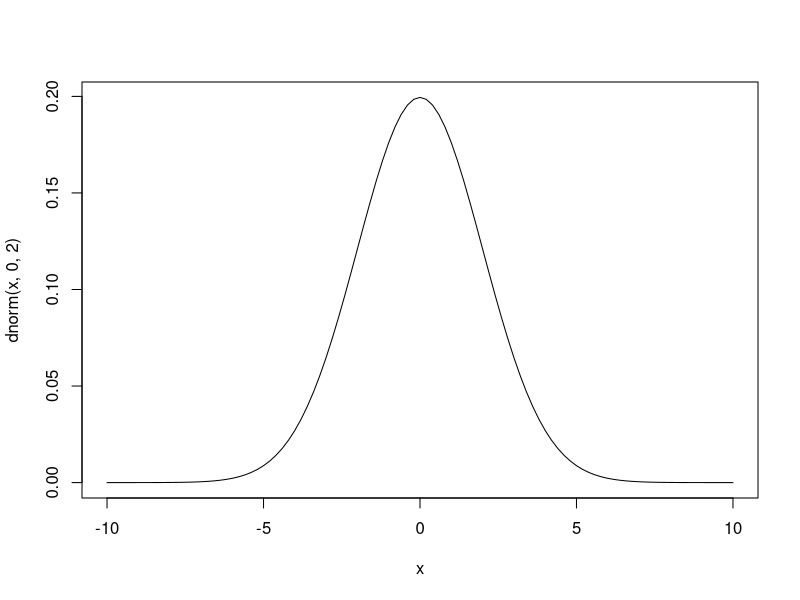
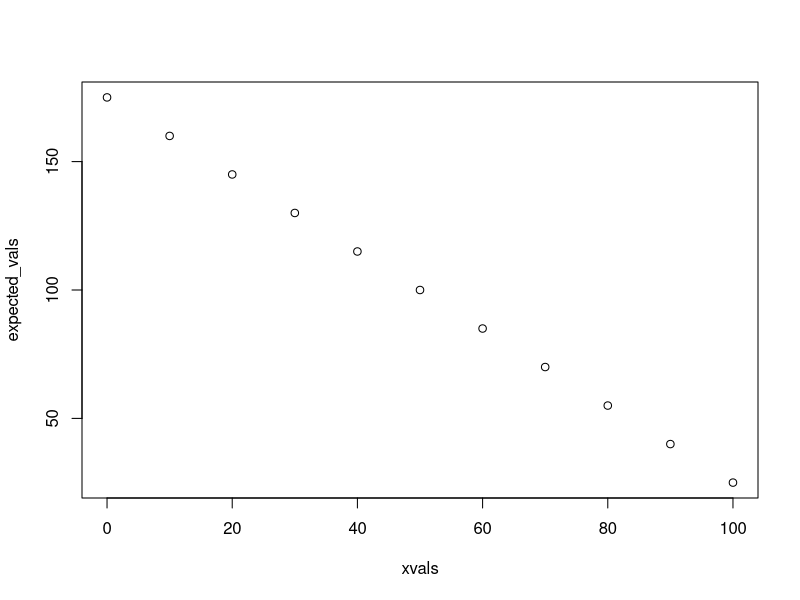
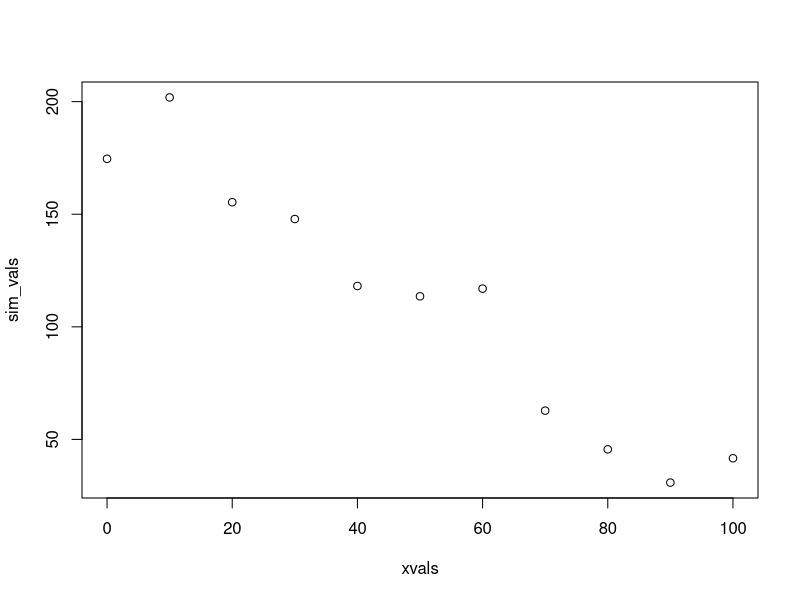
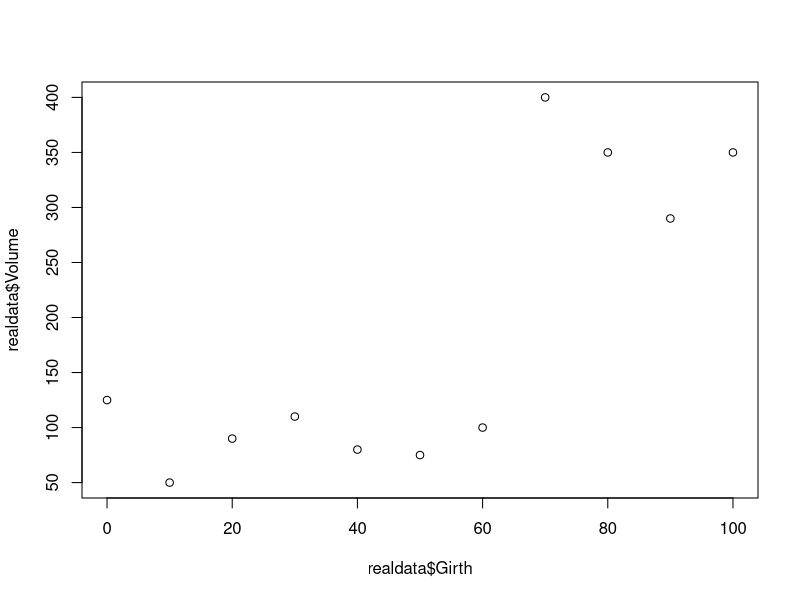
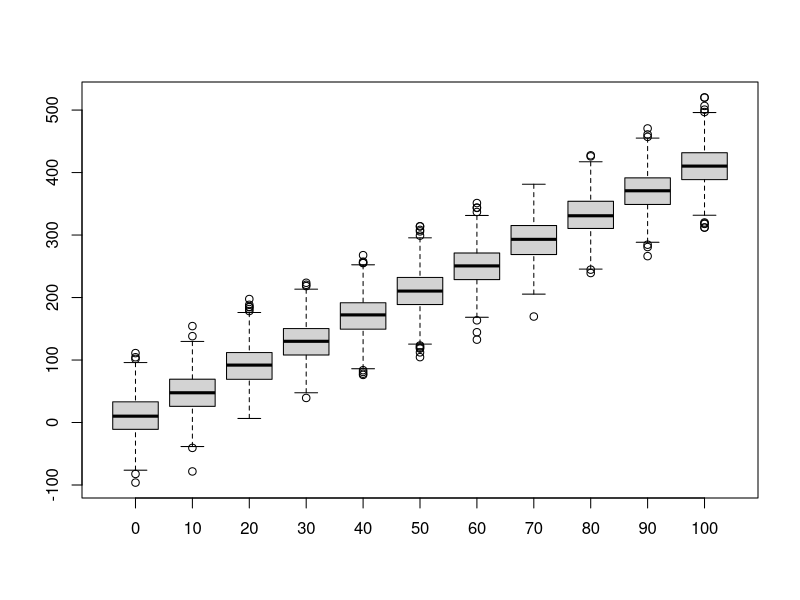
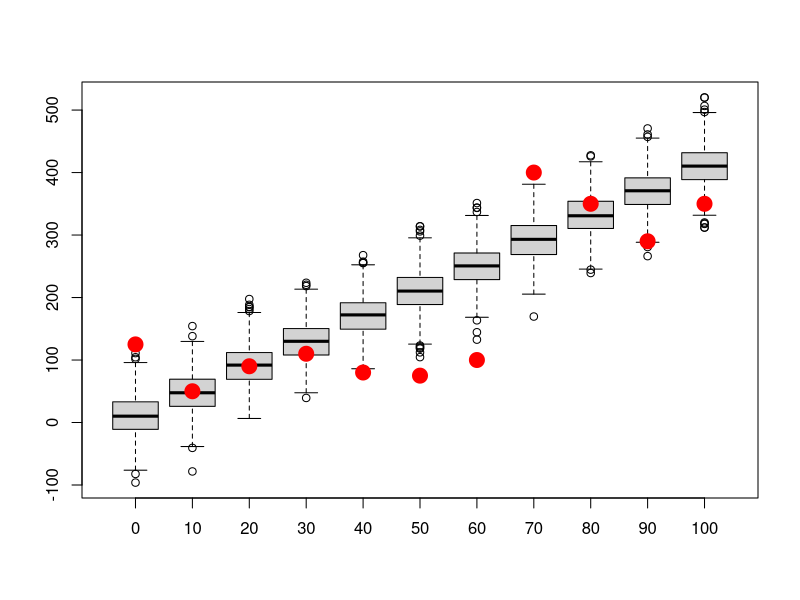
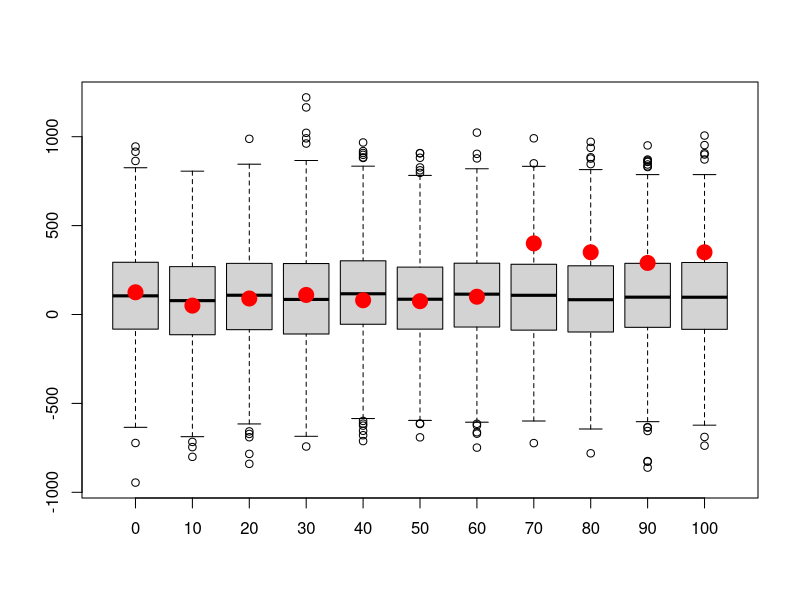
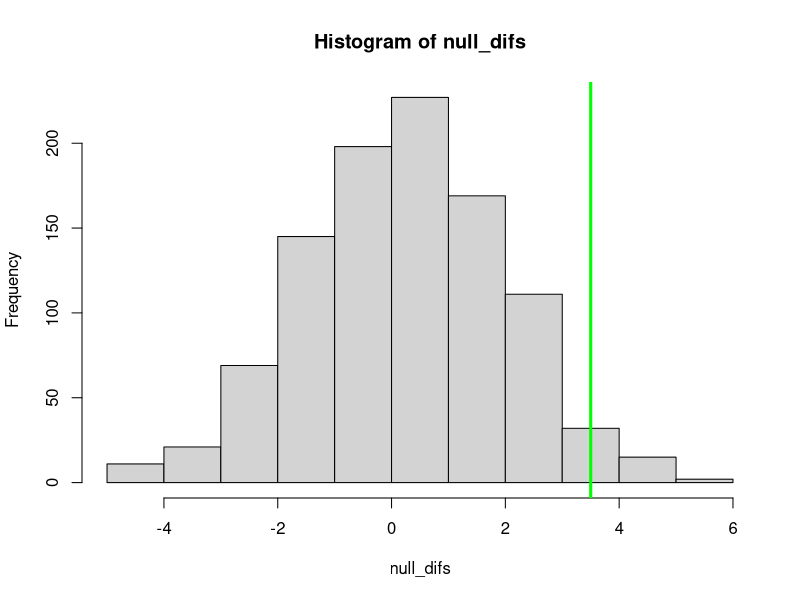

These figures' R source, in order:
## ---- chunk 1
knitr::opts_chunk$set(echo = TRUE, cache = TRUE)
## ---- chunk 2

############################################################
####                                                    ####  
####  NRES 746, Lecture 3                               ####
####                                                    ####
####  Kevin Shoemaker                                   #### 
####  University of Nevada, Reno                        ####
####                                                    #### 
############################################################


############################################################
####  The virtual ecologist                             ####
####     Building data simulation models                ####
############################################################


## ---- chunk 3

#############
# Short exercise:

# Generate 50 samples from Normal(mean=10,sd=5) 


# Generate 1000 samples from Poisson(mean=50)


# Generate 10 samples from Beta(shape1=0.1,shape2=0.1)


# Try some other distributions and parameters.  NOTE: you can visualize probability densities easily using the "curve" function:

curve(dnorm(x,0,2),-10,10)

# What happens when you try to use a discrete distribution?

## ---- chunk 4

############
# SIMULATE DATA GENERATION: decompose into deterministic and stochastic components 

##########
# Deterministic component: define function for transforming a predictor variable into an expected response (linear regression)

    # Arguments:
      # x: vector of covariate values
      # a: the intercept of a linear relationship mapping the covariate to an expected response
      # b: the slope of a linear relationship mapping the covariate to an expected response

deterministic_component <- function(x,a,b){
  linear <- a + b*x   # specify a deterministic, linear functional form
  return(linear)
}

xvals = seq(0,100,10)  # define the values of a hypothetical predictor variable (e.g., tree girth)

expected_vals <- deterministic_component(xvals,175,-1.5)   # use the deterministic component to determine the expected response (e.g., tree volume)
expected_vals

plot(xvals,expected_vals)   # plot out the relationship

# plot(xvals,expected_vals,type="l")    # alternatively, plot as a line

## ---- chunk 5

##########
# Stochastic component: define a function for transforming an expected (deterministic) response and adding a layer of "noise" on top!

    # Arguments:
      # x: vector of expected responses
      # variance: variance of the "noise" component of your data simulation model
stochastic_component <- function(x,variance){     
  sd <- sqrt(variance)       # convert variance to standard deviation       
  stochvals <- rnorm(length(x),x,sd)       # add a layer of "noise" on top of the expected response values
  return(stochvals)
}

           # alternative: add the "residuals" onto the expected values. 
# stochastic_component <- function(x,variance){     
#   sd <- sqrt(variance)       # convert variance to standard deviation       
#   stochvals <- rnorm(length(x),0,sd)       # generate the 'residuals'    
#   return(x+stochvals)             # add a layer of "noise" on top of the expected response values
# }

    ### Simulate stochastic data!!
sim_vals <- stochastic_component(expected_vals,variance=500)   # try it- run the function to add noise to your expected values. 

plot(xvals,sim_vals)     # plot it- it should look much more "noisy" now!

# ALTERNATIVELY:

sim_vals <- stochastic_component(deterministic_component(xvals,175,-1.5),500)    # stochastic "shell" surrounds a deterministic "core"    

## ---- chunk 6

############
# Goodness-of-fit test!

    # Does the data fall into the range of plausble data produced by this fully specified model?

############
# Imagine you have the following "real" data (e.g., tree volumes). 

realdata <- data.frame(Volume=c(125,50,90,110,80,75,100,400,350,290,350),Girth=xvals)
plot(realdata$Girth,realdata$Volume)

## ---- chunk 7

#############
# Let's simulate many datasets from our hypothesized data generating model (intercept=10,slope=4,variance=1000):

reps <- 1000    # specify number of replicate datasets to generate
samplesize <- nrow(realdata)    # define the number of data points we should generate for each simulation "experiment"
simresults <- array(0,dim=c(samplesize,reps))   # initialize a storage array for results 
for(i in 1:reps){       # for each independent simulation "experiment":
  exp_vals <- deterministic_component(realdata$Girth,a=10,b=4)          # simulate the expected tree volumes for each measured girth value
  sim_vals <- stochastic_component(exp_vals,1000)  # add stochastic noise
  simresults[,i] <- sim_vals   # store the simulated data for later
}

    # now make a boxplot of the results
boxplot(t(simresults),xaxt="n")    # (repeat) make a boxplot of the simulation results
axis(1,at=c(1:samplesize),labels=realdata$Girth)                          # add x axis labels 

## ---- chunk 8

#########
# Now overlay the "real" data
    # how well does the model fit the data?

boxplot(lapply(1:nrow(simresults), function(i) simresults[i,]),xaxt="n")    # (repeat) make a boxplot of the simulation results
axis(1,at=c(1:samplesize),labels=realdata$Girth)                          # add x axis labels 
points(c(1:samplesize),realdata$Volume,pch=20,cex=3,col="red",xaxt="n")     # this time, overlay the "real" data 

## ---- chunk 9

#############
# Let's simulate many datasets from our hypothesized data generating model (intercept=100,slope=0,variance=75000):

reps <- 1000    # specify number of replicate datasets to generate
samplesize <- nrow(realdata)    # define the number of data points we should generate for each simulation "experiment"
simresults <- array(0,dim=c(samplesize,reps))   # initialize a storage array for results 
for(i in 1:reps){       # for each independent simulation "experiment":
  exp_vals <- deterministic_component(realdata$Girth,a=100,b=0)          # simulate the expected tree volumes for each measured girth value
  sim_vals <- stochastic_component(exp_vals,75000)  # add stochastic noise
  simresults[,i] <- sim_vals   # store the simulated data for later
}

    # now make a boxplot of the results
boxplot(lapply(1:nrow(simresults), function(i) simresults[i,]),xaxt="n")    # (repeat) make a boxplot of the simulation results
axis(1,at=c(1:samplesize),labels=realdata$Girth)                          # add x axis labels 
points(c(1:samplesize),realdata$Volume,pch=20,cex=3,col="red",xaxt="n")     # this time, overlay the "real" data 


## ---- chunk 10

###########
# Using data simulation to flesh out sampling distributions for frequentist inference 

    # e.g., the "brute force t test" example:

reps <- 1000                    # number of replicate samples to generate
null_difs <- numeric(reps)              # storage vector for the test statistic for each sample
for(i in 1:reps){
  sampleA <- rnorm(10,10,4)        # sample representing "groups" A and B under the null hypothesis
  sampleB <- rnorm(10,10,4)
  null_difs[i] <- mean(sampleA)-mean(sampleB)         # test statistic (model result)
}

hist(null_difs)           # plot out the sampling distribution
abline(v=3.5,col="green",lwd=3)

## ---- chunk 11

###############
# Power analysis example: designing a monitoring program for a rare species


   ### first, let's develop some helper functions:

########
# function for computing the number of observed/detected animals in a single survey

    # Arguments:
      # TrueN: true population abundance
      # surveyors: number of survey participants each day
      # days: survey duration, in days

NumObserved <- function(TrueN=1000,surveyors=1,days=3){
  probPerPersonDay <- 0.02      # define the probability of detection per animal per person-day [hard-coded- potentially bad coding practice!]
  probPerDay <- 1-(1-probPerPersonDay)^surveyors      # define the probability of detection per animal per day (multiple surveyors)(animal must be detected at least once)
  probPerSurvey <- 1-(1-probPerDay)^days       # define the probability of detection per animal for the entire survey
  nobs <- rbinom(1,size=TrueN,prob=probPerSurvey)     # simulate the number of animals detected!
  return(nobs)
}
NumObserved(TrueN=500,surveyors=2,days=7)   # test the new function

## ---- chunk 12

#########
# function for computing expected abundance dynamics of a declining population (deterministic component!)

    # Arguments:
      # LastYearAbund: true population abundance in the previous year
      # trend: proportional change in population size from last year

ThisYearAbund <- function(LastYearAbund=1000,trend=-0.03){
  CurAbund <- LastYearAbund + trend*LastYearAbund    # compute abundance this year
  CurAbund <- floor(CurAbund)  # can't have fractional individuals!
  return(CurAbund)
}
ThisYearAbund(LastYearAbund=500,trend=-0.03)    # test the new function

# NOTE: we could introduce stochastic population dynamics (or density dependence, etc!) for a more realistic model, but we are omitting this here. 

## ---- chunk 13

########
# develop a function for simulating monitoring data from a declining population

    # Arguments:
      # initabund: true initial population abundance
      # trend: proportional change in population size from last year
      # years: duration of simulation
      # observers: number of survey participants each day
      # days: survey duration, in days
      # survint: survey interval, in years (e.g., 2 means surveys are conducted every other year)

SimulateMonitoringData <- function(initabund=1000,trend=-0.03,years=25,observers=1,days=3,survint=2){
  prevabund <- initabund        # initialize "previous-year abundance" at initial abundance 
  detected <- numeric(years)    # set up storage variable
  for(y in 1:years){            # for each year of the simulation:
    thisAbund <- ThisYearAbund(prevabund,trend)             # compute the current abundance on the basis of the trend
    detected[y] <- NumObserved(thisAbund,observers,days)     # sample the current population using this monitoring scheme
    prevabund <- thisAbund   # set this years abundance as the previous years abundance (to set up the simulation for next year)
  }
  surveyed <- c(1:years)%%survint==0    # which years were surveys actually performed?
  detected[!surveyed] <- NA            # if the survey is not performed that year, return a missing value
  return(detected)       # return the number of individuals detected
}

SimulateMonitoringData(initabund=1000,trend=-0.03,years=25,observers=1,days=3,survint=2)    # test the new function

## ---- chunk 14

#########
# finally, develop a function for assessing whether or not a decline was detected:

    # Arguments:
      # monitoringData: simulated results from a long-term monitoring study
      # alpha: define acceptable type-I error rate (false positive rate)

IsDecline <- function(monitoringData,alpha=0.05){
  time <- 1:length(monitoringData)      # vector of survey years
  model <- lm(monitoringData~time)    # for now, let's use ordinary linear regression (perform linear regression on simulated monitoring data)
  p_value <- summary(model)$coefficients["time","Pr(>|t|)"]      # extract the p-value  
  isdecline <- ifelse(summary(model)$coefficients["time","Estimate"]<0,TRUE,FALSE)     # determine if the simulated monitoring data determined a "significant" decline
  sig_decline <- ifelse((p_value<=alpha)&(isdecline),TRUE,FALSE)    # if declining and significant trend, then the monitoring protocol successfully diagnosed a decline
  return(sig_decline)
}

IsDecline(monitoringData=c(10,20,NA,15,1),alpha=0.05)    # test the function

## ---- chunk 15

nreps <- 1000
initabund <- 100
GetPower <- function(observers=1,days=3,alpha=0.05,years=25,survint=2,trend=-0.03){
  decline <- logical(nreps)
  for(i in 1:nreps){
    detected <- SimulateMonitoringData(initabund,trend,years,observers,days,survint)
    decline[i] <- IsDecline(detected,alpha)
  }
  Power <- length(which(decline==TRUE))/nreps 
  return(Power)
}
cat((sprintf("The statistical power to detect a decline for the default parameters is: %s",GetPower())))    # for default

## ---- chunk 16

  initabund = 1000
  survints <- c(1:5)
  powers <- numeric(length(survints))
  for(i in 1:length(survints)){
    powers[i] <- GetPower(survint=survints[i])
  }
  
  plot(powers~survints,xlab="Survey interval(years)",ylab="Statistical Power",main="Power to detect trend, by sampling interval") 
  
